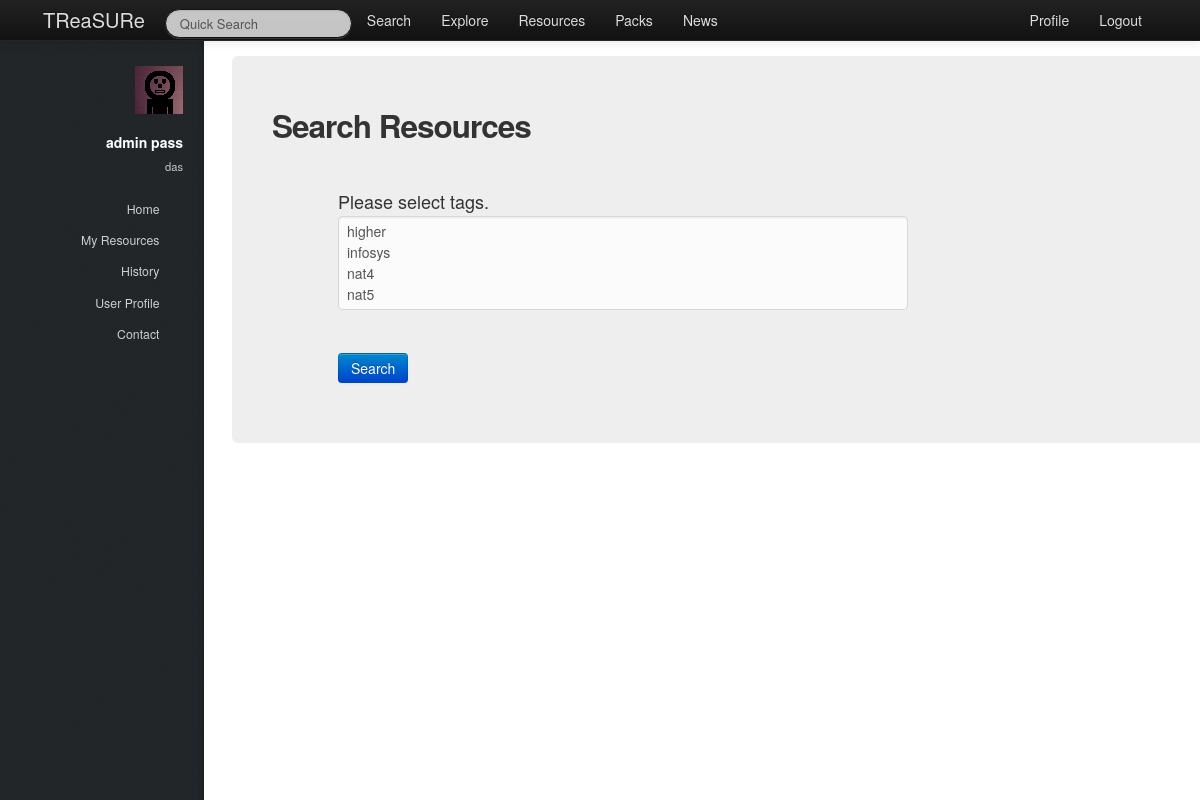
/treasure/search/ (signed in), run on an earlier commit of the app's database.
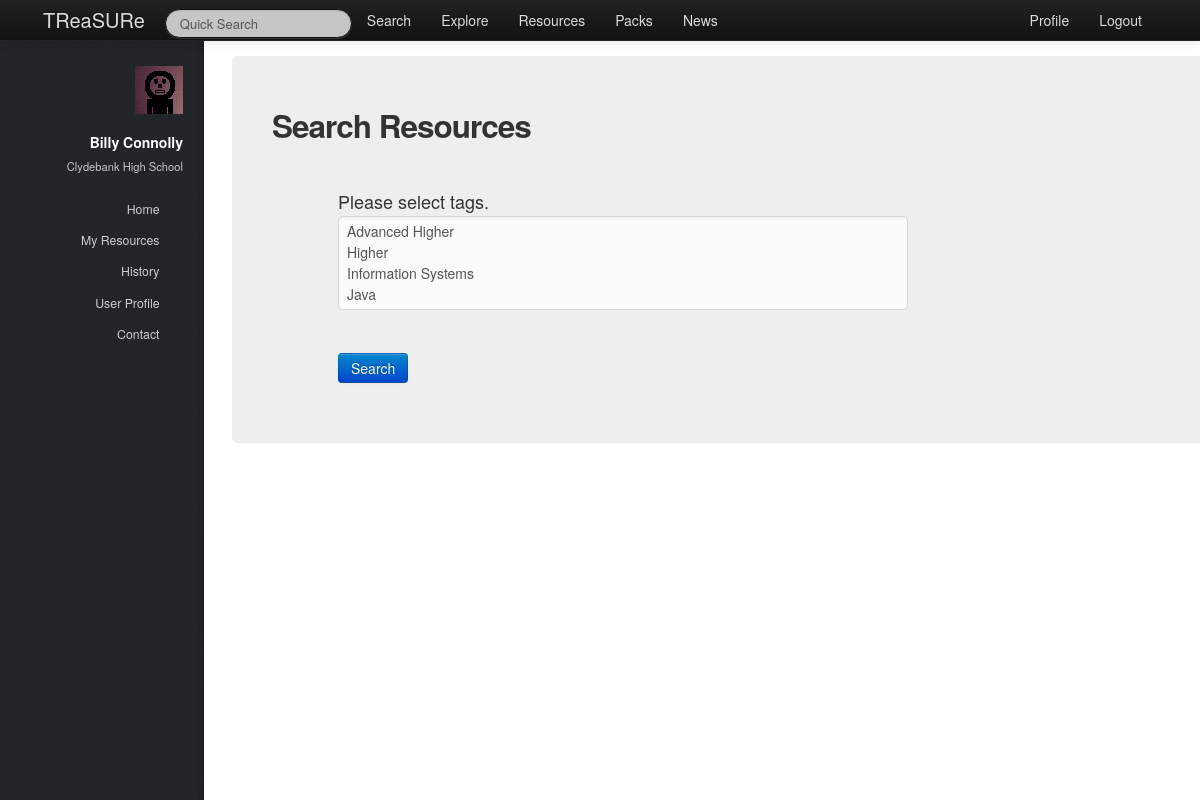
And on a later commit of the database.
### treasure/models.py (models this page shows, shortened)
class Teacher(models.Model):
    user = models.OneToOneField(User)
    firstname = models.CharField(max_length=128)
    surname = models.CharField(max_length=128)
    school = models.ForeignKey(School, null=True)
    hubs = models.ManyToManyField(Hub, null=True)

class School(models.Model):
    name = models.CharField(max_length=128)
    town = models.CharField(max_length=128)
    address = models.TextField()
    latitude = models.FloatField()
    longitude = models.FloatField()
    def __unicode__(self):
        return self.name

### treasure/views.py (the view)
@login_required
def search(request):
    context = RequestContext(request)
    context_dict = sidebar(request)
    searched = False
    if request.method == 'POST':
        form = SearchForm(request.POST)
        if form.is_valid():
            tags = form.cleaned_data['tags']
            all_resources = Resource.objects.all()
            found_resources = all_resources.filter(tags__name=tags[0])
            for tag in tags:
                found_resources = found_resources & all_resources.filter(tags__name=tag)
            context_dict['resources'] = found_resources
            searched = True
        else:
            print form.errors
    else:
        form = SearchForm()
    context_dict['form'] = form
    context_dict['searched'] = searched
    return render_to_response('treasure/search.html', context_dict, context)

### treasure/forms.py
class SearchForm(forms.Form):
    tags = forms.ModelMultipleChoiceField(queryset=Tag.objects.all().order_by('name'),
                                                required=False, help_text="Please select tags.")

### treasure/models.py (called while the page is built)
    def __unicode__(self):
        return self.name

### treasure/views.py (called while the page is built)
def sidebar(request):
    context_dict = {}
    try:
        userid = request.user.id
        teacher = Teacher.objects.get(user = userid)
        context_dict['user_firstname'] = teacher.firstname
        context_dict['user_surname'] = teacher.surname
        context_dict['user_school'] = teacher.school
    except Teacher.DoesNotExist:
        context_dict['user_firstname'] = ""
        context_dict['user_surname'] = ""
        context_dict['school'] = ""
    return context_dict

### templates/treasure/search.html (shortened to what this page needs)
{% extends 'treasure/base.html' %}
{% load static %}
{% block body_block %}
<div class="hero-unit">
    <h2>Search Resources</h2>
    <br/>
    <div class="container">
        {% if searched %}
            {% if resources %}
                <h4>Results</h4>
                <ul>
                {% for resource in resources %}
                    <li><a href="/treasure/resource/{{ resource.id }}">{{ resource.name }}<a/></li>
                {% endfor %}
                </ul>
            {% else %}
                <h4>No results</h4>
            {% endif %}
            <br>
            <a class="btn btn-primary" href="/treasure/search">Search Again</a>
        {% else %}
            <form class="span6" id="search_form" method="post" action="/treasure/search/">
                    {% for field in form.visible_fields %}
                        {{ field.help_text }}<br/>
                        {{ field }}<br/>
                    {% endfor %}
                <button class="btn btn-primary" type="submit" name="submit">Search</button>
            </form>
        {% endif %}
    </div>
</div>
{% endblock %}

### templates/treasure/base.html (shortened to what this page needs)
<!DOCTYPE html>
{% load static %}
<html>
    <head>
		<link rel="stylesheet" href="http://cdn.datatables.net/1.10.2/css/jquery.dataTables.min.css"></style>
        <link href="{% static 'css/bootstrap-fluid-adj.css' %}" rel="stylesheet">
        <link href="{% static 'sidebar/css/main.css' %}" rel="stylesheet">
        <link href="{% static 'css/bootstrap.min.css' %}" rel="stylesheet" media="screen">
        <link rel="stylesheet" href="http://getbootstrap.com/examples/sticky-footer-navbar/sticky-footer-navbar.css">
        <link href="{% static 'css/bootstrap-responsive.css' %}" rel="stylesheet">
        <link href="{% static 'css/treasure.css' %}" rel="stylesheet">
    </head>
    <body>
        <div class="navbar navbar-inverse navbar-fixed-top">
           <div class="navbar-inner">
               <div class="container">
                   <a class="brand" href="/treasure/">TReaSURe</a>
                   <div class="nav-collapse collapse">
                       <ul class="nav pull-right">
                            {% if user.is_authenticated %}
                                <li><a href="/treasure/profile">Profile</a></li>
                            	<li><a href="/treasure/logout">Logout</a></li>
                            {% else %}
                            	<li><a href="/treasure/login">Login</a></li>
                            	<li><a href="/treasure/register">Register</a></li>
                            {% endif %}
                       </ul>
                       <ul class="nav">
                       {% if user.is_authenticated %}
                           <form class="navbar-search pull-left" action="">
						 		<input class="search-query span2" placeholder="Quick Search" type="text">
						   </form>
                           <li><a href="/treasure/search">Search</a></li>
                           <li><a href="/treasure/explore">Explore</a></li>
                           <li><a href="/treasure/resources">Resources</a></li>
                           <li><a href="/treasure/packs">Packs</a></li>
                       {% endif %}
                           <li><a href="/treasure/about">News</a></li>
                       </ul>
                   </div>
               </div>
           </div>
        </div>
        <div>
				<div id="header">
					<div class="top">
                       {% if user.is_authenticated %}
							<div id="logo">
								<span class="image avatar48"><img src="{% static 'images/avatar.jpg' %}" alt="user avatar" /></span>
								<h1 id="title">{{ user_firstname }} {{ user_surname }}</h1>
								<p>{{ user_school }}</p>
							</div>
	                   {% endif %}
                        <nav id="nav">
							<ul>
								{% if user.is_authenticated %}
									<li><a href="/treasure/" id="home-link" class="skel-layers-ignoreHref"><span>Home</span></a></li>
									<li><a href="/treasure/resources" class="skel-layers-ignoreHref"><span>My Resources</span></a></li>
									<li><a href="/treasure/about" class="skel-layers-ignoreHref"><span>History</span></a></li>
									<li><a href="/treasure/profile" class="skel-layers-ignoreHref"><span>User Profile</span></a></li>
									<li><a href="#contact" class="skel-layers-ignoreHref"><span>Contact</span></a></li>
								{% else %}
									<li><a href="/treasure/login"><span>Login</span></a></li>
									<li><a href="/treasure/register" class="skel-layers-ignoreHref"><span>Register</span></a></li>
								{% endif %}
							</ul>
						</nav>
					</div>
				</div>
			<div id="main">
				<section id="MainPage">
                    <div class="container">
                        {% block body_block%}{% endblock%}
                    </div>
                </section>
            </div>
        </div>
    </body>
</html>

What changed in the data, as far as the page shows it:
removed Teacher: firstname "admin", surname "pass"
now on this page (row edited): Teacher: firstname "Billy", surname "Connolly"
changed School: name "das" → "Clydebank High School"
Also different on the page:
form field tags: "higher / infosys / nat4 / nat5" → "Advanced Higher / Higher / Information Systems / Java"
